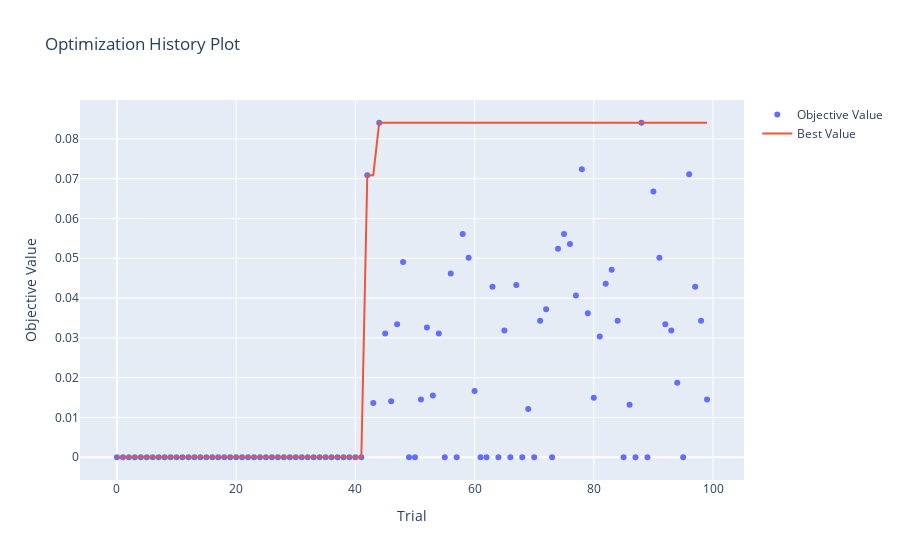

The cell this chart's notebook holds for it:
### Code cell
optuna.visualization.plot_optimization_history(**{"study": study})
